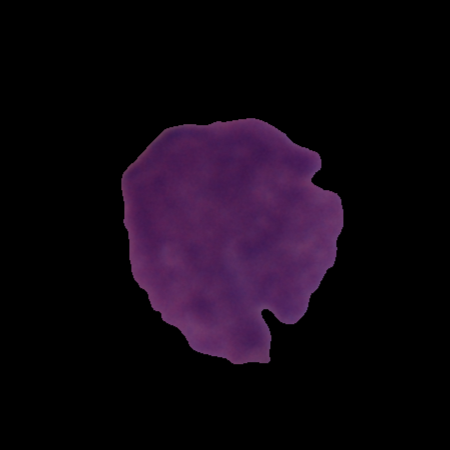
#> input picture data/healthy/UID_11_10_1_all.bmp, 450 x 450 px; its folder holds only this picture in this run
$ jupyter execute --allow-errors ImgProcessing.ipynb
#> lines starting #> are read from the running program, lines starting #| are printed output that depends on the picture; after the words box and inside, x2 and y2 are one past the last pixel; in counts of white or black regions, pixels touching at a corner belong together
#> in process_folder, img is the input picture: shape (450, 450, 3); mean B, G, R 17.8, 7.4, 16.6
[cell 1]
import cv2
import os
from matplotlib import pyplot as plt

[cell 2]
def preprocess_image(img):
    # 1. grayscale
    gray = cv2.cvtColor(img, cv2.COLOR_BGR2GRAY)
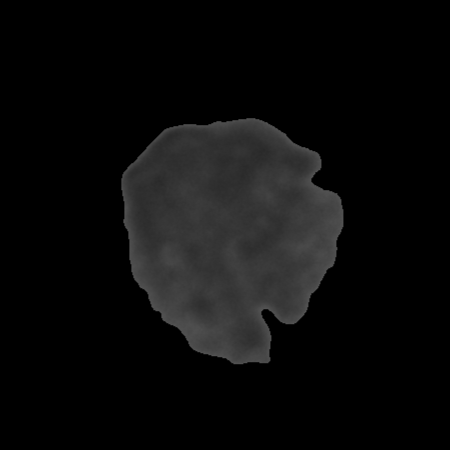
#> gray: shape (450, 450); min 0, max 84, mean 11.3

    # 2. brightness +30
    bright = cv2.convertScaleAbs(gray, alpha=1.0, beta=30)
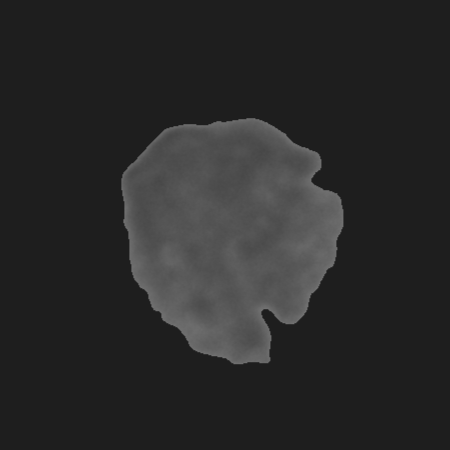
#> bright: shape (450, 450); min 30, max 114, mean 41.3

    # 3. Otsu binary threshold
    _, binary = cv2.threshold(bright, 0, 255, cv2.THRESH_BINARY + cv2.THRESH_OTSU)
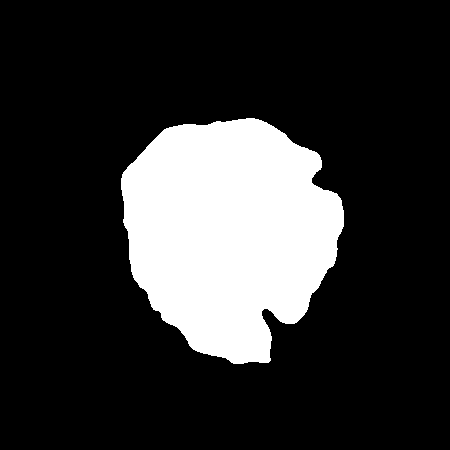
#> binary: shape (450, 450); 19.7% white; 1 white region, box (x1, y1, x2, y2) and area: (121, 118, 344, 364) 39909

    return gray, bright, binary

[cell 3]
import cv2
import os

[cell 4]
def process_folder(input_dir, output_dir):
    # create folder if not exists
    os.makedirs(output_dir, exist_ok=True)

    for filename in os.listdir(input_dir):
        if filename.lower().endswith((".png", ".jpg", ".jpeg", ".bmp")):
            path = os.path.join(input_dir, filename)
            img = cv2.imread(path)

            if img is None:
                continue

            gray, bright, binary = preprocess_image(img)

            # save outputs
            cv2.imwrite(os.path.join(output_dir, f"{filename}_gray.png"), gray)
            cv2.imwrite(os.path.join(output_dir, f"{filename}_bright.png"), bright)
            cv2.imwrite(os.path.join(output_dir, f"{filename}_binary.png"), binary)

            print(f"Przetworzono: {filename}")

[cell 5]
# --- MAIN ---

process_folder("data/healthy", "output/healthy")
#> (the rest of this cell did not finish here and is left out)

$ run again, on data/healthy/UID_11_34_1_all.bmp
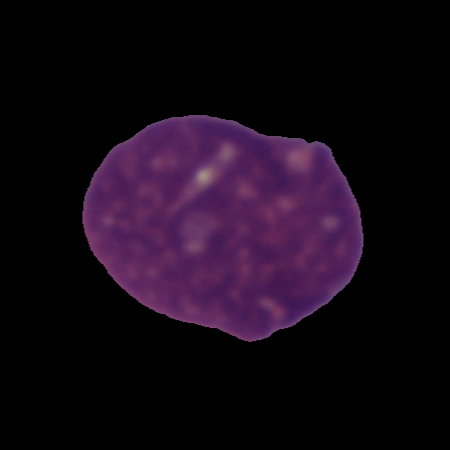
#> input picture data/healthy/UID_11_34_1_all.bmp, 450 x 450 px
#> in process_folder, img is the input picture: shape (450, 450, 3); mean B, G, R 21.8, 9.4, 21
#> in preprocess_image, `bright = cv2.convertScaleAbs(gray, alpha=1.0, beta=30)`:
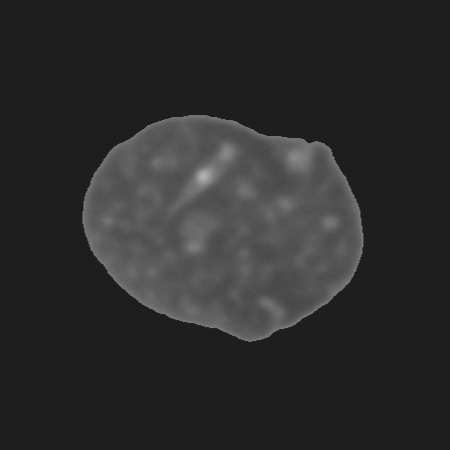
#> bright: shape (450, 450); min 30, max 177, mean 44.3
#> in preprocess_image, `_, binary = cv2.threshold(bright, 0, 255, cv2.THRESH_BINARY + cv2.THRE..`:
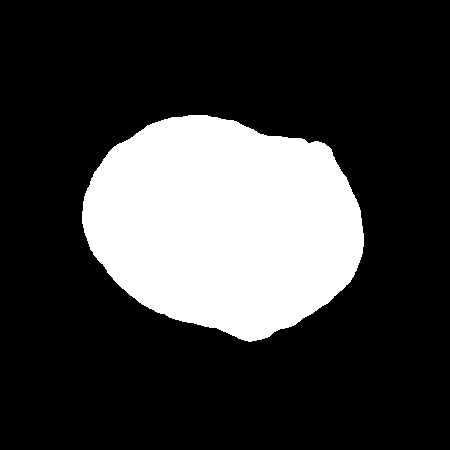
#> binary: shape (450, 450); 23.5% white; 1 white region, box (x1, y1, x2, y2) and area: (82, 115, 364, 342) 47606

$ run again, on data/healthy/UID_11_14_1_all.bmp
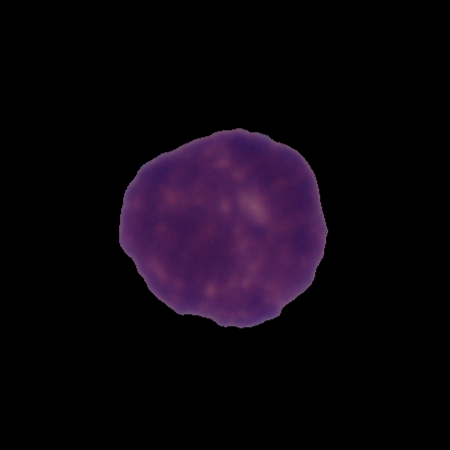
#> input picture data/healthy/UID_11_14_1_all.bmp, 450 x 450 px
#> in process_folder, img is the input picture: shape (450, 450, 3); mean B, G, R 13.8, 5.7, 12.4
#> in preprocess_image, `bright = cv2.convertScaleAbs(gray, alpha=1.0, beta=30)`:
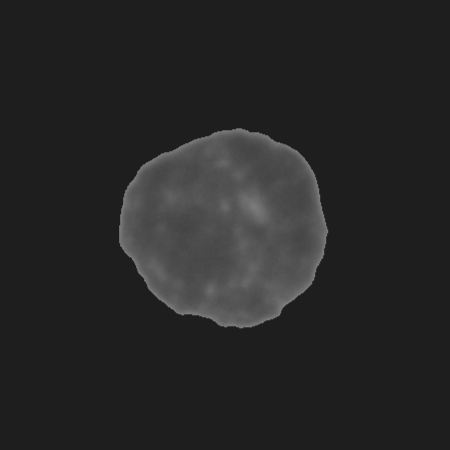
#> bright: shape (450, 450); min 30, max 128, mean 38.6
#> in preprocess_image, `_, binary = cv2.threshold(bright, 0, 255, cv2.THRESH_BINARY + cv2.THRE..`:
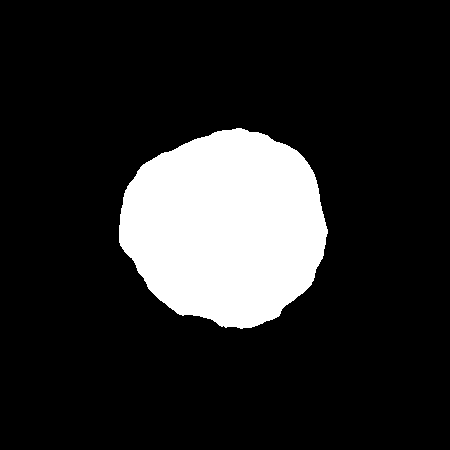
#> binary: shape (450, 450); 15.6% white; 1 white region, box (x1, y1, x2, y2) and area: (119, 128, 328, 329) 31613
